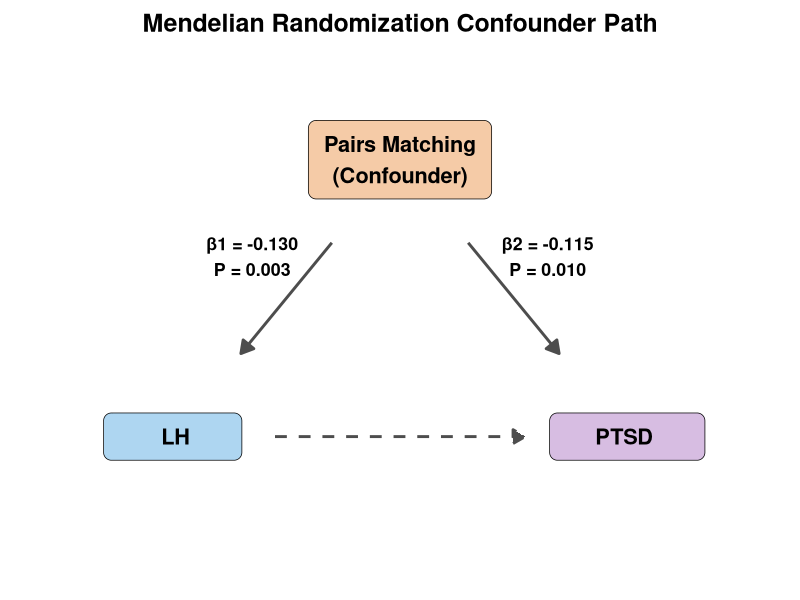
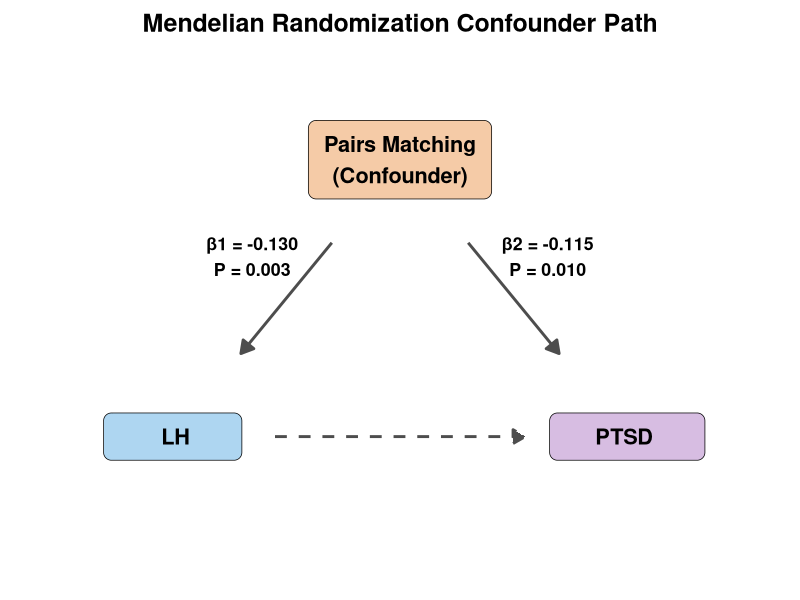

The R script that drew these images, in order:
library(ggplot2)
library(dplyr)

setwd("./MR_Mediation_Confounder")

# Path 1: Memory -> LH
beta_1 <- -0.1295
se_1 <- 0.0440
pval_1 <- 0.00328

# Path 2: Memory -> PTSD
beta_2 <- -0.1146
se_2 <- 0.0442
pval_2 <- 0.00952

format_p <- function(p) {
  if (p < 0.001) return(formatC(p, format="e", digits=2))
  return(sprintf("%.3f", p))
}

p <- ggplot() +
  annotate("label", x = 1.0, y = 1.0, label = "       LH      ", size = 5.5, fontface = "bold", fill = "#AED6F1", label.padding = unit(0.6, "lines"), label.r = unit(0.3, "lines"), color="black") +
  annotate("label", x = 2.0, y = 2.0, label = "Pairs Matching\n(Confounder)", size = 5.5, fontface = "bold", fill = "#F5CBA7", label.padding = unit(0.6, "lines"), label.r = unit(0.3, "lines"), color="black") +
  annotate("label", x = 3.0, y = 1.0, label = "     PTSD      ", size = 5.5, fontface = "bold", fill = "#D7BDE2", label.padding = unit(0.6, "lines"), label.r = unit(0.3, "lines"), color="black") +

  # Arrows: Both downward, plus horizontal
  annotate("segment", x = 1.7, xend = 1.3, y = 1.7, yend = 1.3, arrow = arrow(length=unit(0.35, "cm"), type="closed"), linewidth = 1, color="gray30") +
  annotate("segment", x = 2.3, xend = 2.7, y = 1.7, yend = 1.3, arrow = arrow(length=unit(0.35, "cm"), type="closed"), linewidth = 1, color="gray30") +
  annotate("segment", x = 1.45, xend = 2.55, y = 1.0, yend = 1.0, arrow = arrow(length=unit(0.35, "cm"), type="closed"), linewidth = 1, color="gray30", linetype="dashed") +

  # Labels for the Confounder Paths Only
  annotate("text", x = 1.35, y = 1.65, label = sprintf("\u03B21 = %.3f\nP = %s", beta_1, format_p(pval_1)), fontface="bold", size = 4.5, color="black") +
  annotate("text", x = 2.65, y = 1.65, label = sprintf("\u03B22 = %.3f\nP = %s", beta_2, format_p(pval_2)), fontface="bold", size = 4.5, color="black") +
  
  scale_x_continuous(limits = c(0.4, 3.6)) +
  scale_y_continuous(limits = c(0.5, 2.3)) +
  theme_void() +
  labs(title="Mendelian Randomization Confounder Path") +
  theme(plot.title = element_text(hjust = 0.5, face = "bold", size = 18, margin = margin(t=10, b=10)))

ggsave("MR_Confounder_Memory_LH_PTSD.png", plot=p, width=10, height=6, dpi=300, bg="white")
ggsave("MR_Confounder_Memory_LH_PTSD.pdf", plot=p, width=10, height=6, dpi=300, bg="white")
